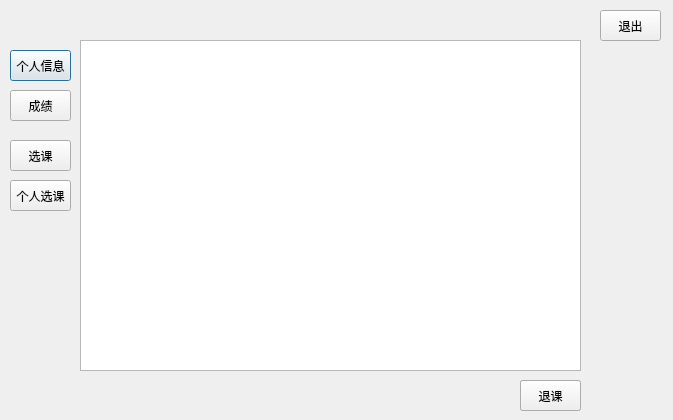
<?xml version="1.0" encoding="UTF-8"?>
<ui version="4.0">
 <class>students</class>
 <widget class="QDialog" name="students">
  <property name="geometry">
   <rect>
    <x>0</x>
    <y>0</y>
    <width>673</width>
    <height>420</height>
   </rect>
  </property>
  <property name="windowTitle">
   <string>学生页面</string>
  </property>
  <widget class="QPushButton" name="pushButton">
   <property name="geometry">
    <rect>
     <x>10</x>
     <y>50</y>
     <width>61</width>
     <height>31</height>
    </rect>
   </property>
   <property name="text">
    <string>个人信息</string>
   </property>
  </widget>
  <widget class="QPushButton" name="pushButton_2">
   <property name="geometry">
    <rect>
     <x>10</x>
     <y>90</y>
     <width>61</width>
     <height>31</height>
    </rect>
   </property>
   <property name="text">
    <string>成绩</string>
   </property>
  </widget>
  <widget class="QTableView" name="tableView">
   <property name="geometry">
    <rect>
     <x>80</x>
     <y>40</y>
     <width>501</width>
     <height>331</height>
    </rect>
   </property>
  </widget>
  <widget class="QTableView" name="tableView_2">
   <property name="geometry">
    <rect>
     <x>80</x>
     <y>40</y>
     <width>501</width>
     <height>331</height>
    </rect>
   </property>
  </widget>
  <widget class="QPushButton" name="pushButton_3">
   <property name="geometry">
    <rect>
     <x>600</x>
     <y>10</y>
     <width>61</width>
     <height>31</height>
    </rect>
   </property>
   <property name="text">
    <string>退出</string>
   </property>
  </widget>
  <widget class="QPushButton" name="pushButton_4">
   <property name="geometry">
    <rect>
     <x>10</x>
     <y>140</y>
     <width>61</width>
     <height>31</height>
    </rect>
   </property>
   <property name="text">
    <string>选课</string>
   </property>
  </widget>
  <widget class="QTableView" name="tableView_3">
   <property name="geometry">
    <rect>
     <x>80</x>
     <y>40</y>
     <width>501</width>
     <height>331</height>
    </rect>
   </property>
  </widget>
  <widget class="QPushButton" name="pushButton_5">
   <property name="geometry">
    <rect>
     <x>520</x>
     <y>380</y>
     <width>61</width>
     <height>31</height>
    </rect>
   </property>
   <property name="text">
    <string>确认选课</string>
   </property>
  </widget>
  <widget class="QPushButton" name="pushButton_6">
   <property name="geometry">
    <rect>
     <x>10</x>
     <y>180</y>
     <width>61</width>
     <height>31</height>
    </rect>
   </property>
   <property name="text">
    <string>个人选课</string>
   </property>
  </widget>
  <widget class="QTableView" name="tableView_4">
   <property name="geometry">
    <rect>
     <x>80</x>
     <y>40</y>
     <width>501</width>
     <height>331</height>
    </rect>
   </property>
  </widget>
  <widget class="QPushButton" name="pushButton_7">
   <property name="geometry">
    <rect>
     <x>520</x>
     <y>380</y>
     <width>61</width>
     <height>31</height>
    </rect>
   </property>
   <property name="text">
    <string>退课</string>
   </property>
  </widget>
 </widget>
 <tabstops>
  <tabstop>pushButton</tabstop>
  <tabstop>pushButton_2</tabstop>
  <tabstop>pushButton_4</tabstop>
  <tabstop>pushButton_6</tabstop>
  <tabstop>pushButton_3</tabstop>
  <tabstop>tableView</tabstop>
  <tabstop>tableView_3</tabstop>
  <tabstop>pushButton_5</tabstop>
  <tabstop>tableView_2</tabstop>
  <tabstop>tableView_4</tabstop>
  <tabstop>pushButton_7</tabstop>
 </tabstops>
 <resources/>
 <connections/>
</ui>
